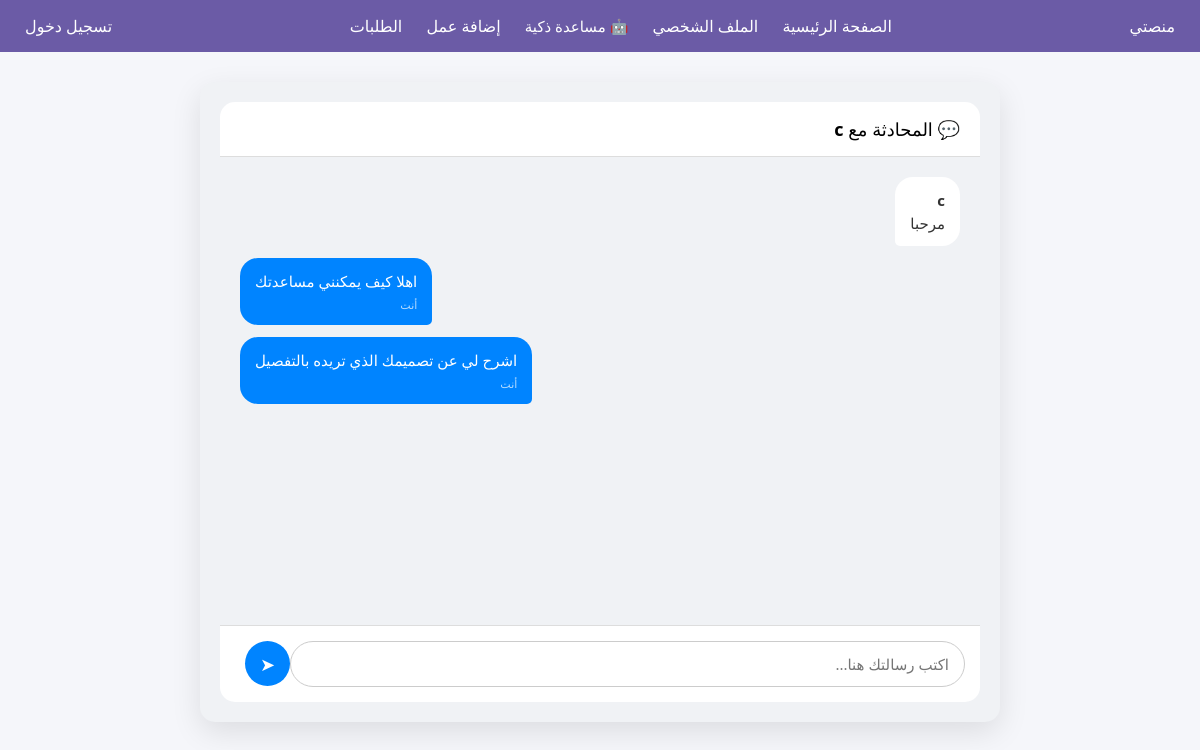
The app's page /chat/16 (signed in) with its own data.
### tables this page shows
CREATE TABLE chat_messages (
    id INTEGER PRIMARY KEY AUTOINCREMENT,
    request_id INTEGER NOT NULL,
    sender_id INTEGER NOT NULL,
    message TEXT NOT NULL,
    created_at TIMESTAMP DEFAULT CURRENT_TIMESTAMP
);

CREATE TABLE users (
            id INTEGER PRIMARY KEY AUTOINCREMENT,
            username TEXT NOT NULL,
            email TEXT NOT NULL,
            password TEXT NOT NULL,
            role TEXT NOT NULL
        , active INTEGER DEFAULT 1, bio TEXT DEFAULT '', portfolio TEXT DEFAULT '', specialty TEXT DEFAULT '', work_type TEXT DEFAULT '');

### app/chat/routes.py (the view, shortened to what this page needs)
@chat_bp.route('/chat/<int:request_id>', methods=['GET', 'POST'])
def chat(request_id):
    if 'user_id' not in session:
        flash("يرجى تسجيل الدخول")
        return redirect(url_for('auth.login'))
    conn = sqlite3.connect(Config.DATABASE)
    conn.row_factory = sqlite3.Row
    req = conn.execute(
        'SELECT * FROM requests WHERE id=?',
        (request_id,)
    ).fetchone()
    if not req or req['status'] != 'مقبول':
        conn.close()
        flash('لا يمكن فتح المحادثة')
        return redirect(url_for('home.home'))
    if session['user_id'] not in (req['client_id'], req['designer_id']):
        conn.close()
        flash('غير مسموح')
        return redirect(url_for('home.home'))
    if session['user_id'] == req['client_id']:
        other = conn.execute(
            'SELECT username FROM users WHERE id=?',
            (req['designer_id'],)
        ).fetchone()
    else:
        other = conn.execute(
            'SELECT username FROM users WHERE id=?',
            (req['client_id'],)
        ).fetchone()
    messages = conn.execute("""
        SELECT cm.*, u.username
        FROM chat_messages cm
        JOIN users u ON cm.sender_id = u.id
        WHERE cm.request_id=?
        ORDER BY cm.id ASC
    """, (request_id,)).fetchall()
    conn.close()
    return render_template(
        'chat/chat.html',
        messages=messages,
        other_user_name=other['username']
    )

### app/chat/templates/chat/chat.html (shortened to what this page needs)
{% extends 'base.html' %}
{% block content %}
<div class="chat-container">
    <div class="chat-header">
        <div class="chat-user">
            💬 المحادثة مع <strong>{{ other_user_name }}</strong>
        </div>
    </div>
    <div class="chat-messages" id="chatBox">
        {% for msg in messages %}
            {% if msg['sender_id'] == session['user_id'] %}
                <div class="message-row me">
                    <div class="message-bubble me">
                        {{ msg['message'] }}
                        <span class="time">أنت</span>
                    </div>
                </div>
            {% else %}
                <div class="message-row other">
                    <div class="message-bubble other">
                        <strong>{{ msg['username'] }}</strong><br>
                        {{ msg['message'] }}
                    </div>
                </div>
            {% endif %}
        {% endfor %}
    </div>
    <form method="POST" class="chat-input">
        <input
            type="text"
            name="message"
            placeholder="اكتب رسالتك هنا..."
            required
            autocomplete="off"
        >
        <button type="submit">➤</button>
    </form>
</div>
{% endblock %}

### app/static/style.css (style rules this page uses)
* { margin: 0; padding: 0; box-sizing: border-box; font-family: 'Segoe UI', Tahoma, Geneva, Verdana, sans-serif; }
body { direction: rtl; background-color: #f5f6fa; }
.chat-container { max-width: 700px; margin: 30px auto; background: #f9f9f9; padding: 20px; border-radius: 10px; }

### app/chat/templates/chat/chat.html (style rules this page uses)
.chat-container { max-width: 800px; margin: 30px auto; background: #f0f2f5; border-radius: 15px; display: flex; flex-direction: column; height: 80vh; box-shadow: 0 10px 30px rgba(0,0,0,0.1); }
.chat-header { padding: 15px 20px; background: #ffffff; border-bottom: 1px solid #ddd; border-radius: 15px 15px 0 0; font-size: 18px; }
.chat-messages { flex: 1; padding: 20px; overflow-y: auto; display: flex; flex-direction: column; gap: 12px; }
.message-row { display: flex; }
.message-row.me { justify-content: flex-end; }
.message-row.other { justify-content: flex-start; }
.message-bubble { max-width: 65%; padding: 12px 15px; border-radius: 18px; font-size: 15px; line-height: 1.5; }
.message-bubble.me { background: #0084ff; color: #fff; border-bottom-right-radius: 5px; }
.message-bubble.other { background: #ffffff; color: #333; border-bottom-left-radius: 5px; }
.time { display: block; font-size: 11px; opacity: 0.7; margin-top: 4px; }
.chat-input { display: flex; padding: 15px; background: #ffffff; border-top: 1px solid #ddd; border-radius: 0 0 15px 15px; }
.chat-input input { flex: 1; padding: 12px 15px; border-radius: 25px; border: 1px solid #ccc; outline: none; font-size: 15px; }
.chat-input button { margin-left: 10px; width: 45px; height: 45px; border-radius: 50%; border: none; background: #0084ff; color: #fff; font-size: 18px; cursor: pointer; }

### records on screen
chat_messages: username "c", message "مرحبا"
chat_messages: message "اهلا كيف يمكنني مساعدتك"
chat_messages: message "اشرح لي عن تصميمك الذي تريده بالتفصيل"

### other values on screen
{{ other_user_name }} "c"
